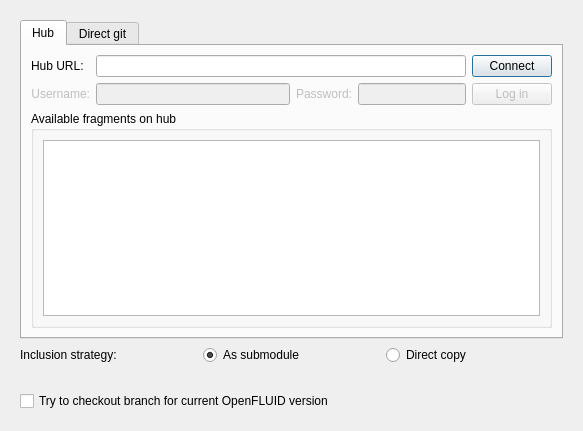
<?xml version="1.0" encoding="UTF-8"?>
<ui version="4.0">
 <class>FragmentsSrcImportDialog</class>
 <widget class="QDialog" name="FragmentsSrcImportDialog">
  <property name="geometry">
   <rect>
    <x>0</x>
    <y>0</y>
    <width>583</width>
    <height>431</height>
   </rect>
  </property>
  <property name="windowTitle">
   <string notr="true"/>
  </property>
  <property name="modal">
   <bool>true</bool>
  </property>
  <layout class="QVBoxLayout" name="verticalLayout">
   <item>
    <widget class="QWidget" name="WareshubWidget" native="true">
     <layout class="QVBoxLayout" name="verticalLayout_10">
      <item>
       <widget class="QTabWidget" name="tabWidget">
        <property name="currentIndex">
         <number>0</number>
        </property>
        <widget class="QWidget" name="tab">
         <attribute name="title">
          <string>Hub</string>
         </attribute>
         <layout class="QGridLayout" name="gridLayout">
          <item row="0" column="0">
           <layout class="QGridLayout" name="gridLayout_3" columnstretch="0,0,0,0,0,0,0">
            <item row="2" column="3">
             <widget class="QLabel" name="HubPasswordLabel">
              <property name="enabled">
               <bool>false</bool>
              </property>
              <property name="text">
               <string>Password:</string>
              </property>
              <property name="alignment">
               <set>Qt::AlignRight|Qt::AlignTrailing|Qt::AlignVCenter</set>
              </property>
             </widget>
            </item>
            <item row="2" column="1">
             <widget class="QLabel" name="HubUsernameLabel">
              <property name="enabled">
               <bool>false</bool>
              </property>
              <property name="text">
               <string>Username:</string>
              </property>
              <property name="alignment">
               <set>Qt::AlignRight|Qt::AlignTrailing|Qt::AlignVCenter</set>
              </property>
             </widget>
            </item>
            <item row="0" column="6">
             <widget class="QPushButton" name="HubConnectButton">
              <property name="enabled">
               <bool>true</bool>
              </property>
              <property name="text">
               <string>Connect</string>
              </property>
             </widget>
            </item>
            <item row="0" column="2" colspan="4">
             <widget class="QLineEdit" name="HubUrlLineEdit">
              <property name="enabled">
               <bool>true</bool>
              </property>
              <property name="text">
               <string/>
              </property>
             </widget>
            </item>
            <item row="2" column="6">
             <widget class="QPushButton" name="HubLoginButton">
              <property name="enabled">
               <bool>false</bool>
              </property>
              <property name="text">
               <string>Log in</string>
              </property>
             </widget>
            </item>
            <item row="3" column="1" colspan="6">
             <widget class="QGroupBox" name="WaresGroupBox">
              <property name="title">
               <string notr="true">Available fragments on hub</string>
              </property>
              <layout class="QVBoxLayout" name="verticalLayout_7">
               <property name="leftMargin">
                <number>9</number>
               </property>
               <property name="rightMargin">
                <number>9</number>
               </property>
               <item>
                <widget class="QListWidget" name="FragmentListWidget"/>
               </item>
              </layout>
             </widget>
            </item>
            <item row="2" column="2">
             <widget class="QLineEdit" name="HubUsernameLineEdit">
              <property name="enabled">
               <bool>false</bool>
              </property>
              <property name="text">
               <string/>
              </property>
             </widget>
            </item>
            <item row="2" column="4" colspan="2">
             <widget class="QLineEdit" name="HubPasswordLineEdit">
              <property name="enabled">
               <bool>false</bool>
              </property>
              <property name="text">
               <string/>
              </property>
              <property name="echoMode">
               <enum>QLineEdit::Password</enum>
              </property>
             </widget>
            </item>
            <item row="0" column="1">
             <widget class="QLabel" name="label_2">
              <property name="text">
               <string>Hub URL:</string>
              </property>
             </widget>
            </item>
           </layout>
          </item>
         </layout>
        </widget>
        <widget class="QWidget" name="tab_2">
         <attribute name="title">
          <string>Direct git</string>
         </attribute>
         <layout class="QGridLayout" name="gridLayout_4">
          <item row="0" column="0">
           <layout class="QGridLayout" name="gridLayout_2" columnstretch="0,0,0,0,0">
            <item row="1" column="3" colspan="2">
             <widget class="QLineEdit" name="PasswordLineEdit">
              <property name="enabled">
               <bool>true</bool>
              </property>
              <property name="text">
               <string/>
              </property>
              <property name="echoMode">
               <enum>QLineEdit::Password</enum>
              </property>
             </widget>
            </item>
            <item row="1" column="0">
             <widget class="QLabel" name="UsernameLabel">
              <property name="enabled">
               <bool>true</bool>
              </property>
              <property name="text">
               <string>Username:</string>
              </property>
              <property name="alignment">
               <set>Qt::AlignRight|Qt::AlignTrailing|Qt::AlignVCenter</set>
              </property>
             </widget>
            </item>
            <item row="1" column="1">
             <widget class="QLineEdit" name="UsernameLineEdit">
              <property name="enabled">
               <bool>true</bool>
              </property>
              <property name="text">
               <string/>
              </property>
             </widget>
            </item>
            <item row="1" column="2">
             <widget class="QLabel" name="PasswordLabel">
              <property name="enabled">
               <bool>true</bool>
              </property>
              <property name="text">
               <string>Password:</string>
              </property>
              <property name="alignment">
               <set>Qt::AlignRight|Qt::AlignTrailing|Qt::AlignVCenter</set>
              </property>
             </widget>
            </item>
            <item row="0" column="1" colspan="4">
             <widget class="QLineEdit" name="GitUrlLineEdit">
              <property name="enabled">
               <bool>true</bool>
              </property>
              <property name="text">
               <string/>
              </property>
             </widget>
            </item>
            <item row="0" column="0">
             <widget class="QLabel" name="label_3">
              <property name="text">
               <string>Git repository URL:</string>
              </property>
             </widget>
            </item>
           </layout>
          </item>
          <item row="1" column="0">
           <spacer name="verticalSpacer">
            <property name="orientation">
             <enum>Qt::Vertical</enum>
            </property>
            <property name="sizeHint" stdset="0">
             <size>
              <width>20</width>
              <height>40</height>
             </size>
            </property>
           </spacer>
          </item>
         </layout>
        </widget>
       </widget>
      </item>
      <item>
       <layout class="QHBoxLayout" name="horizontalLayout">
        <item>
         <widget class="QLabel" name="label">
          <property name="text">
           <string>Inclusion strategy:</string>
          </property>
         </widget>
        </item>
        <item>
         <widget class="QRadioButton" name="SubmoduleStratRadioButton">
          <property name="text">
           <string>As submodule</string>
          </property>
          <property name="checked">
           <bool>true</bool>
          </property>
         </widget>
        </item>
        <item>
         <widget class="QRadioButton" name="MergeStratRadioButton">
          <property name="text">
           <string>Direct copy</string>
          </property>
         </widget>
        </item>
       </layout>
      </item>
      <item>
       <widget class="QLabel" name="ContextInfoMessage">
        <property name="font">
         <font>
          <italic>true</italic>
         </font>
        </property>
        <property name="styleSheet">
         <string notr="true">color : #909090;</string>
        </property>
        <property name="text">
         <string>&lt;Message depending on VCS status&gt;</string>
        </property>
        <property name="alignment">
         <set>Qt::AlignCenter</set>
        </property>
        <property name="wordWrap">
         <bool>false</bool>
        </property>
        <property name="margin">
         <number>0</number>
        </property>
       </widget>
      </item>
      <item>
       <widget class="QCheckBox" name="CheckoutCurrentVersionCheckBox">
        <property name="layoutDirection">
         <enum>Qt::LeftToRight</enum>
        </property>
        <property name="text">
         <string>Try to checkout branch for current OpenFLUID version</string>
        </property>
       </widget>
      </item>
     </layout>
    </widget>
   </item>
  </layout>
 </widget>
 <tabstops>
  <tabstop>GitUrlLineEdit</tabstop>
  <tabstop>UsernameLineEdit</tabstop>
  <tabstop>PasswordLineEdit</tabstop>
 </tabstops>
 <resources/>
 <connections/>
</ui>
